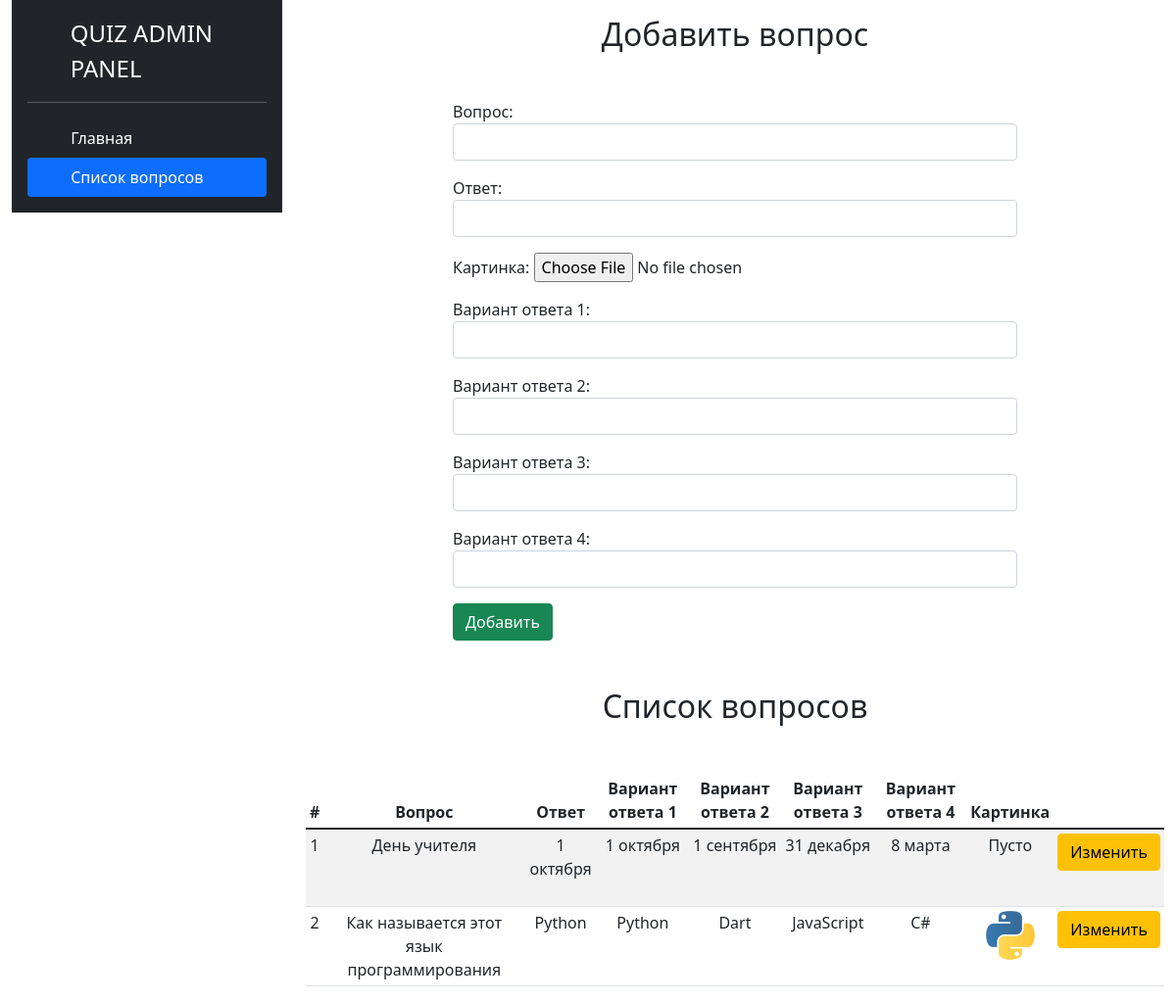
The app's page /question_list/ with its own data.
### admin_panel/models.py (models this page shows, shortened)
class Questions(models.Model):
    title = models.CharField(max_length=255, verbose_name="Вопрос")
    answer = models.CharField(max_length=255, verbose_name="Ответ")
    image = models.ImageField(upload_to="question_photos/", verbose_name="Картинка", null=True, blank=True)
    answer_option_one = models.CharField(max_length=255, verbose_name="Вариант ответа 1")
    answer_option_two = models.CharField(max_length=255, verbose_name="Вариант ответа 2")
    answer_option_third = models.CharField(max_length=255, verbose_name="Вариант ответа 3")
    answer_option_four = models.CharField(max_length=255, verbose_name="Вариант ответа 4")
    class Meta:
        verbose_name = "Вопрос"
        verbose_name_plural = "Вопросы"

### admin_panel/views.py (the view, shortened to what this page needs)
# urls.py: path("question_list/", QuestionsListView.as_view(), name="questions_list"),
class QuestionsListView(View):
    def get(self, request):
        form = QuestionsForm()
        questions_list = Questions.objects.all()
        return render(request, "admin_panel/questions_list.html", {
            "form": form,
            "questions_list": questions_list,
            "title": "Список вопросов"
        })

### admin_panel/forms.py
class QuestionsForm(forms.ModelForm):
    class Meta:
        model = Questions
        fields = (
            "title", "answer", "image", "answer_option_one", "answer_option_two", "answer_option_third", "answer_option_four"
        )
        widgets = {
            "title": forms.TextInput(attrs={
                "class": "form-control"
            }),
            "answer": forms.TextInput(attrs={
                "class": "form-control"
            }),
            "answer_option_one": forms.TextInput(attrs={
                "class": "form-control"
            }),
            "answer_option_two": forms.TextInput(attrs={
                "class": "form-control"
            }),
            "answer_option_third": forms.TextInput(attrs={
                "class": "form-control"
            }),
            "answer_option_four": forms.TextInput(attrs={
                "class": "form-control"
            }),
        }

### admin_panel/templates/admin_panel/questions_list.html (shortened to what this page needs)
{% extends 'base.html' %}
{% block content %}
<div class="container-fluid">
    <div class="row justify-content-between">
        <div class="col-md-3">
            {% include 'components/_sidebar.html' %}
        </div>
        <div class="col-md-9">
            <div class="row justify-content-center">
                <h2 class="text-center mt-3 mb-5">Добавить вопрос</h2>
                <form action="" method="post" enctype="multipart/form-data" style="width: 600px">
                    {{ form.as_p }}
                    <button type="submit" class="btn btn-success">Добавить</button>
                </form>
            </div>
            <div class="row">
                <h2 class="mt-5 mb-5 text-center">Список вопросов</h2>
                <div class="table-responsive">
                    <table class="table table-striped table-sm">
                        <thead>
                            <tr class="text-center">
                                <th>#</th>
                                <th>Вопрос</th>
                                <th>Ответ</th>
                                <th>Вариант ответа 1</th>
                                <th>Вариант ответа 2</th>
                                <th>Вариант ответа 3</th>
                                <th>Вариант ответа 4</th>
                                <th>Картинка</th>
                                <th></th>
                            </tr>
                        </thead>
                        <tbody>
                            {% for question in questions_list %}
                            <tr class="text-center">
                                <td style="height: 80px;">{{ question.pk }}</td>
                                <td style="height: 80px;">{{ question.title }}</td>
                                <td style="height: 80px;">{{ question.answer }}</td>
                                <td style="height: 80px;">{{ question.answer_option_one }}</td>
                                <td style="height: 80px;">{{ question.answer_option_two }}</td>
                                <td style="height: 80px;">{{ question.answer_option_third }}</td>
                                <td style="height: 80px;">{{ question.answer_option_four }}</td>
                                {% if question.image %}
                                <td>
                                    <a href="{{ question.image.url }}">
                                        <img src="{{ question.image.url }}" alt="" width="50px" height="50px">
                                    </a>
                                </td>
                                {% else %}
                                <td>Пусто</td>
                                {% endif %}
                                <td><a href="{% url 'question_edit' pk=question.pk %}"
                                        class="btn btn-warning">Изменить</a></td>
                            </tr>
                            {% endfor %}
                        </tbody>
                    </table>
                </div>
            </div>
        </div>
    </div>
</div>
{% endblock content %}

### records on screen
Questions: pk "1", title "День учителя", answer "1 октября", answer_option_one "1 октября", answer_option_two "1 сентября", answer_option_third "31 декабря", answer_option_four "8 марта", image "Пусто"
Questions: pk "2", title "Как называется этот язык программирования", answer "Python", answer_option_one "Python", answer_option_two "Dart", answer_option_third "JavaScript", answer_option_four "C#", image (picture)
